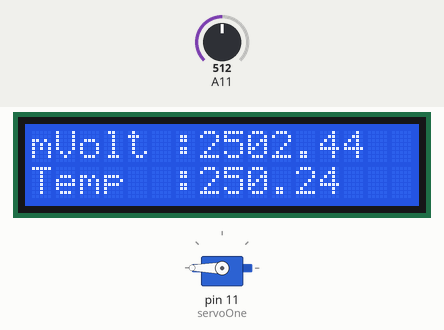
Simulated run of this sketch. Board: Arduino Mega 2560, built with avr-gcc and run on an emulated ATmega2560. Parts: 16×2 character LCD, servo. Inputs (shaded band) come from the test bench; at power-on: A11 = 512. What the sketch prints to the serial monitor is not drawn.

Above: at 0.8 s.
0.9 s: A11 set to 133
At 2.1 s:
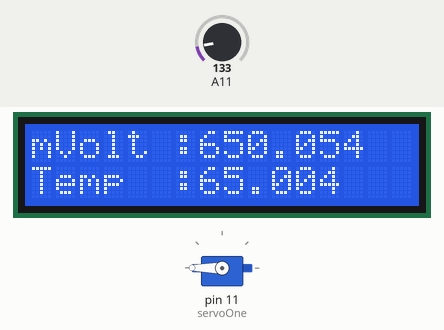
2.4 s: A11 set to 109
At 3.1 s:
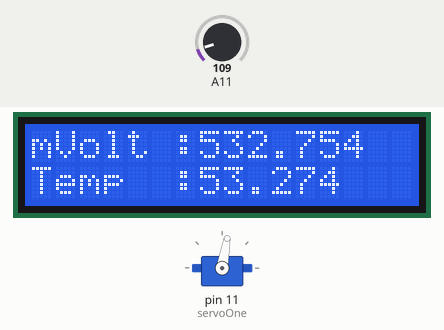
3.9 s: A11 set to 50
At 4.5 s:
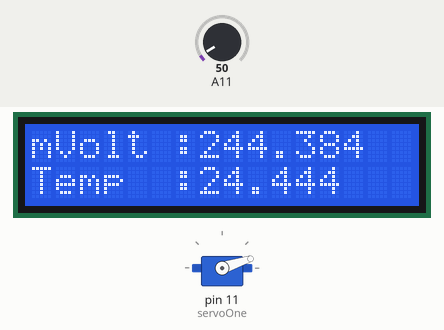
5.4 s: A11 set to 70
At 6.5 s:
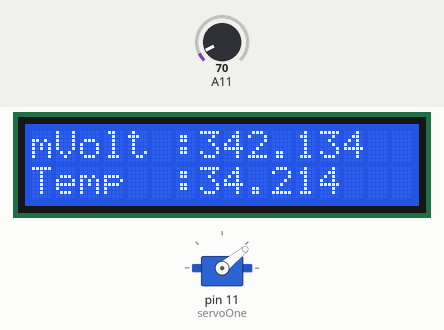
Timing chart, 0 to 8.0 s (numbered marks = the images above; inputs shaded):
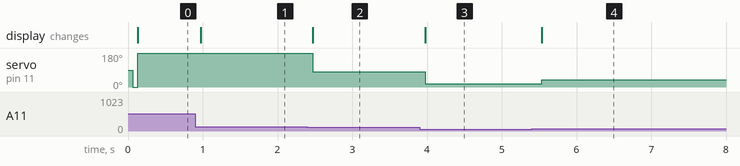

Measured:
- the behaviour switches between 123 and 122 on A11 (found by bisection; images 1 and 2)
- after the input at 0.9 s, the display: changes after 0.07 s (image 1)
- after the input at 2.4 s, servo on pin 11 (servoOne): 180° → 80° after 0.07 s; the display: changes after 0.07 s (image 2)
- after the input at 3.9 s, servo on pin 11 (servoOne): 80° → 18° after 0.08 s; the display: changes after 0.08 s (image 3)
- after the input at 5.4 s, servo on pin 11 (servoOne): 18° → 39° after 0.13 s; the display: changes after 0.13 s (image 4)

The sketch:

temperatur_sensing_LM35.ino
```cpp
/*  Praktikum 9 Sensor TMP 36 dean LCD 162
    Lab
    Bord TEST : Anduino MEGA
    Temperature Sensor LM35
    Dislpay : 162 with sheild
    SERVO : micro Servo C90
    Nama : Aswin Saputra
    */

#include <LiquidCrystal.h>
#include <Servo.h>

#define DEBUG 1

#define LCD_RS 7
#define LCD_EN 6
#define LCD0_D4 5
#define LCD0_D5 4
#define LCD0_D6 3
#define LCD0_D7 2

#define MILLI_VOLT_REF 5000.0
#define ADC_BIT 1023.0
#define DISPLAY_MV "mVolt"
#define DISPLAY_TEMP "Temp"
#define DELIMITER ":"

LiquidCrystal LCD0(
    LCD_RS,
    LCD_EN,
    LCD0_D4,
    LCD0_D5,
    LCD0_D6,
    LCD0_D7);

struct sensorTmp
{
    int pin;
    int voffset;
    int factor;
    int adcValue;
    float mV;
    float tempC;
};

/*Creat Object Servo*/
Servo servoOne;

void setup()
{
    if (DEBUG)
    {
        Serial.begin(9600);
    }
    LCD0.begin(16, 2);
    servoOne.attach(11);
    struct sensorTmp tmp36;
    struct sensorTmp lm35;
    /*lm35 pin A0 offset Increase Factor*/
    tempInit(&tmp36, A1, 500, 10);
    tempInit(&lm35, A0, 0, 10);

    getdata(&lm35);
    servoOne.write(0);

    /*Run Foerver Ini This LOOP*/
    while (1)
    {
        getdata(&lm35);
        sendToDisplay(&lm35);
        servoSet(&lm35);
    }
}

// +++++++++++++++++++++
void loop()
{ /*do nothing*/
}
// +++++++++++++++++++++
/*  Defenition
    : sensor :: &stucture_name
    getData(stuct SensorTmp *sensor ){
      sensor->adcValue = analogRead(sensor->pin);
      sensor->mV = float(sensor->adcValue) / ADC_BIT * MILLI_VOLT_REF;
      sensor->tempC = (sensor->mV - sensor->voffset) / sensor->factor;
    }
    Function Usage examples
    you must be create Instace of Sensor Structur
    i.e getData(&lm35);
    feel free to to naming stuct of struct sensor

    Sensor TMP 36
    Vout = 500mV + 10* Temperatur
    TmpC = vout- 500 / 10

    Sensor LM35
    Vout = 10 * Temperatur
    TmpC = vout/10
    */
void getdata(struct sensorTmp *sensor)
{
    sensor->adcValue = analogRead(sensor->pin);
    sensor->mV = float(sensor->adcValue) / ADC_BIT * MILLI_VOLT_REF;
    sensor->tempC = (sensor->mV - sensor->voffset) / sensor->factor;
    if (DEBUG)
    {
        Serial.println("GET DATA BLOCK");
        Serial.print("ADC :");
        Serial.println(sensor->adcValue);
        Serial.print("Voltage (mV):");
        Serial.println(sensor->mV);
        Serial.print("TEMP :");
        Serial.println(sensor->tempC);
    }
}

/*
tempInit(&struct, INPUT_PIN, milli_Volt_Offset,Inc_Factor);
::: arg 1 --> stuct
::: arg 2 --> uint8_t
::: arg 3 --> int
::: arg 4 --> uint8_t
i.e:
tempInit(&my_temp_sensor,500,10)
*/
void tempInit(
    struct sensorTmp *sensor,
    uint8_t pin,
    int offset,
    uint8_t factor)
{
    pinMode(sensor->pin, INPUT); // analog input in A0
    sensor->voffset = offset;
    sensor->factor = factor;
}
void sendToDisplay(struct sensorTmp *sensor)
{
    LCD0.setCursor(0, 0);
    LCD0.print(DISPLAY_MV);
    LCD0.setCursor(strlen(DISPLAY_MV) + 1, 0);
    LCD0.print(DELIMITER);
    // Print Data
    LCD0.setCursor(strlen(DISPLAY_MV) + 2, 0);
    LCD0.print(sensor->mV);

    LCD0.setCursor(0, 1);
    LCD0.print(DISPLAY_TEMP);
    LCD0.setCursor(strlen(DISPLAY_TEMP) + 2, 1);
    LCD0.print(DELIMITER);
    // Print Data
    LCD0.setCursor(strlen(DISPLAY_TEMP) + 3, 1);
    LCD0.print(sensor->tempC);
}
void servoSet(struct sensorTmp *sensor)
{
    /*
    Init Pos Ref
    LM35
    ADC 2 --> 0 deg C LM35
    ADC 306 --> 150 deg C LM35
    TMP36
    ADC 102 --> 0 deg C TMP36
    ADC 20 --> -40 deg C TMP36
    ADC 358 --> 125 deg C TMP36
    */
    int currentPos, lastPos;
    int pos;
    currentPos = sensor->adcValue;
    if (lastPos != currentPos)
    {
        if (sensor->tempC > 60)
        {
            servoOne.write(180);
            lastPos = currentPos;
        }
        else
        {
            /* range servo unutk suhu 16 C sampai 100 C*/
            pos = map(sensor->adcValue, 32, 205, 0, 180);
            servoOne.write(pos);
            lastPos = currentPos;
        }
    }

    if (DEBUG)
    {
        Serial.print("Servo");
        Serial.println(pos);
    }
}
```
